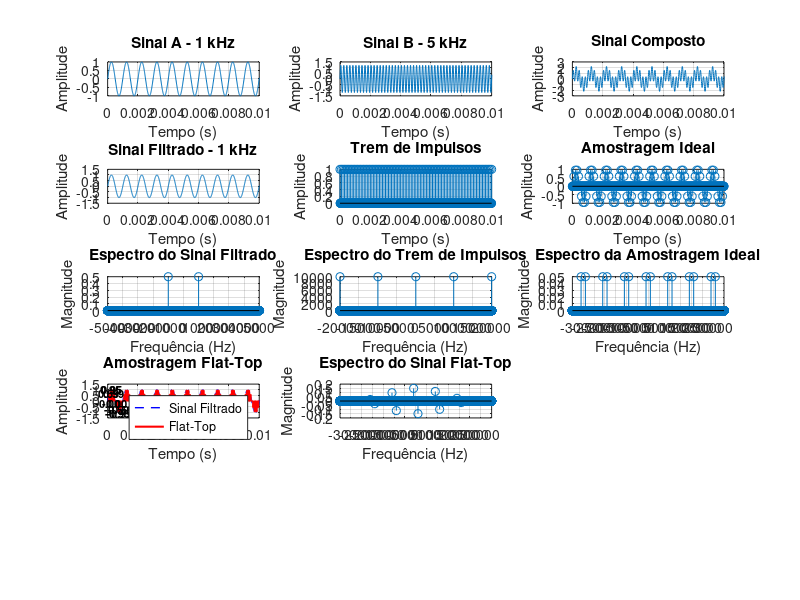

MATLAB code for this plot:
clear;
clc;
close all;

pkg load signal;


% ============================================================
% 1. FREQUÊNCIAS E PARÂMETROS DO SINAL
% ============================================================

f1 = 1e3;                   % Senoide desejada = 1 kHz
f2 = 5e3;                   % Segunda senoide = 5 kHz

A1 = 1.0;                   % Amplitude da senoide 1
A2 = 1.2;                   % Amplitude da senoide 2


% ============================================================
% 2. SIMULAÇÃO DO SINAL ANALÓGICO
% ============================================================

fAnalog = 1e5;              % Frequência usada para simular o analógico
Ta = 1/fAnalog;             % Período da simulação analógica

tempoTotal = 1;             % Tempo total da simulação
t = 0:Ta:tempoTotal-Ta;

nPAnalog = length(t);


% ============================================================
% 3. FREQUÊNCIA DE AMOSTRAGEM
% ============================================================

fs = 10e3;                  % Frequência de amostragem
Ts = 1/fs;                  % Período de amostragem

fNyquist = fs/2;

fCorte = 2e3;


% ============================================================
% 4. SENOIDE A
% ============================================================

sinalA = A1*sin(2*pi*f1*t);


figure;

subplot(5,3,1);

plot(t, sinalA);

grid on;

xlabel('Tempo (s)');
ylabel('Amplitude');

title('Sinal A - 1 kHz');

xlim([0 0.01]);


% ============================================================
% 5. SENOIDE B
% ============================================================

sinalB = A2*sin(2*pi*f2*t);


subplot(5,3,2);

plot(t, sinalB);

grid on;

xlabel('Tempo (s)');
ylabel('Amplitude');

title('Sinal B - 5 kHz');

xlim([0 0.01]);


% ============================================================
% 6. SINAL COMPOSTO
% ============================================================

sinalComposto = sinalA + sinalB;


subplot(5,3,3);

plot(t, sinalComposto);

grid on;

xlabel('Tempo (s)');
ylabel('Amplitude');

title('Sinal Composto');

xlim([0 0.01]);


% ============================================================
% 7. FILTRO IDEAL PASSA-BAIXA
% ============================================================

filtroIdeal = zeros(1, nPAnalog);

for i = 1:nPAnalog

    fAtual = (i - 1) * (fAnalog / nPAnalog);

    % Mantém:
    % frequências positivas abaixo do corte
    % e suas correspondentes negativas

    if fAtual <= fCorte || ...
       fAtual >= (fAnalog - fCorte)

        filtroIdeal(i) = 1;

    else

        filtroIdeal(i) = 0;

    end

end


% ============================================================
% 8. SINAL FILTRADO
% ============================================================

sinalCompostoFFT = fft(sinalComposto);

sinalFiltradoFFT = ...
    sinalCompostoFFT .* filtroIdeal;

sinalFiltrado = ...
    real(ifft(sinalFiltradoFFT));


subplot(5,3,4);

plot(t, sinalFiltrado);

grid on;

xlabel('Tempo (s)');
ylabel('Amplitude');

title('Sinal Filtrado - 1 kHz');

xlim([0 0.01]);


% ============================================================
% 9. TREM DE IMPULSOS - AMOSTRAGEM IDEAL
% ============================================================

kPasso = round(Ts/Ta);

tremImpulsos = zeros(1, nPAnalog);

tremImpulsos(1:kPasso:end) = 1/Ta;


subplot(5,3,5);

stem(t, tremImpulsos*Ta);

grid on;

xlabel('Tempo (s)');
ylabel('Amplitude');

title('Trem de Impulsos');

xlim([0 0.01]);


% ============================================================
% 10. AMOSTRAGEM IDEAL
% ============================================================

sinalAmostradoIdeal = ...
    sinalFiltrado .* (tremImpulsos*Ta);


subplot(5,3,6);

stem(t, sinalAmostradoIdeal);

grid on;

xlabel('Tempo (s)');
ylabel('Amplitude');

title('Amostragem Ideal');

xlim([0 0.01]);


% ============================================================
% 11. ESPECTRO DO SINAL FILTRADO
% ============================================================

f = (-nPAnalog/2 : nPAnalog/2 - 1) ...
    * (fAnalog/nPAnalog);

sinalFiltradoFFT = ...
    fftshift(fft(sinalFiltrado)) / nPAnalog;


subplot(5,3,7);

stem(f, abs(sinalFiltradoFFT));

grid on;

xlabel('Frequência (Hz)');
ylabel('Magnitude');

title('Espectro do Sinal Filtrado');

xlim([-5000 5000]);

xticks(-5000:1000:5000);


% ============================================================
% 12. ESPECTRO DO TREM DE IMPULSOS
% ============================================================

tremImpulsosFFT = ...
    fftshift(fft(tremImpulsos)) / nPAnalog;


subplot(5,3,8);

stem(f, abs(tremImpulsosFFT));

grid on;

xlabel('Frequência (Hz)');
ylabel('Magnitude');

title('Espectro do Trem de Impulsos');

xlim([-20000 20000]);

xticks(-20000:5000:20000);


% ============================================================
% 13. ESPECTRO DA AMOSTRAGEM IDEAL
% ============================================================

sinalAmostradoIdealFFT = ...
    fftshift(fft(sinalAmostradoIdeal)) / nPAnalog;


subplot(5,3,9);

stem(f, abs(sinalAmostradoIdealFFT));

grid on;

xlabel('Frequência (Hz)');
ylabel('Magnitude');

title('Espectro da Amostragem Ideal');

xlim([-35000 35000]);

xticks(-30000:5000:30000);


% ============================================================
% ============================================================
%                  FLAT-TOP
% ============================================================
% ============================================================


% ============================================================
% 14. LARGURA DO TOPO PLANO
% ============================================================

% Vamos utilizar um pulso com duração de 1/3 de Ts.

d = Ts/3;

% Número de pontos da simulação analógica correspondentes
% à largura do pulso

numPontosPulso = round(d/Ta);

% Largura REAL obtida após a discretização

dReal = numPontosPulso * Ta;


fprintf('\n========================================\n');
fprintf('PARAMETROS DA AMOSTRAGEM FLAT-TOP\n');
fprintf('========================================\n');

fprintf('fs = %.2f Hz\n', fs);
fprintf('Ts = %.6e s\n', Ts);

fprintf('d ideal = %.6e s\n', d);

fprintf('d real  = %.6e s\n', dReal);

fprintf('Pontos por periodo Ts = %d\n', kPasso);

fprintf('Pontos do pulso = %d\n', numPontosPulso);

fprintf('Duty Cycle real = %.2f %%\n', ...
        100*dReal/Ts);


% ============================================================
% 15. OBTENDO AS AMOSTRAS
% ============================================================

% Os valores das amostras são exatamente aqueles obtidos
% nos instantes nTs.

amostras = sinalFiltrado(1:kPasso:end);


% ============================================================
% 16. CONSTRUÇÃO DO PULSO RETANGULAR
% ============================================================

% Durante d:
% valor = 1
%
% Após d até completar Ts:
% valor = 0

pulsoFlatTop = [ ...
    ones(1, numPontosPulso), ...
    zeros(1, kPasso - numPontosPulso) ...
];


% ============================================================
% 17. CONSTRUÇÃO DO SINAL FLAT-TOP
% ============================================================

% Cada amostra é mantida constante durante d.

sinalAmostradoFlatTop = ...
    kron(amostras, pulsoFlatTop);


% Ajuste para garantir que o vetor tenha
% exatamente o mesmo tamanho do sinal original.

sinalAmostradoFlatTop = ...
    sinalAmostradoFlatTop(1:nPAnalog);


% ============================================================
% 18. GRÁFICO DO FLAT-TOP
% ============================================================

subplot(5,3,10);

plot(t, sinalFiltrado, 'b--', 'LineWidth', 1);

hold on;

stairs(t, ...
       sinalAmostradoFlatTop, ...
       'r', ...
       'LineWidth', 1.5);

grid on;

xlabel('Tempo (s)');
ylabel('Amplitude');

title('Amostragem Flat-Top');

legend('Sinal Filtrado', ...
       'Flat-Top');

xlim([0 0.01]);


% ============================================================
% 19. MOSTRAR AS AMOSTRAS NUMERICAMENTE
% ============================================================

temposAmostra = t(1:kPasso:end);

% Mostrar somente as primeiras 10 amostras

numMostrar = min(10, length(amostras));

for i = 1:numMostrar

    if amostras(i) >= 0

        deslocamento = 0.15;

    else

        deslocamento = -0.15;

    end

    text( ...
        temposAmostra(i), ...
        amostras(i) + deslocamento, ...
        sprintf('%.2f', amostras(i)), ...
        'HorizontalAlignment', 'center', ...
        'FontSize', 8, ...
        'FontWeight', 'bold');

end


% ============================================================
% 20. ESPECTRO DO SINAL FLAT-TOP
% ============================================================

sinalAmostradoFlatTopFFT = ...
    fftshift(fft(sinalAmostradoFlatTop)) / nPAnalog;


subplot(5,3,11);

stem(f, ...
     imag(sinalAmostradoFlatTopFFT));

grid on;

xlabel('Frequência (Hz)');
ylabel('Magnitude');

title('Espectro do Sinal Flat-Top');

xlim([-35000 35000]);

xticks(-30000:5000:30000);

% ============================================================
% 23. INFORMAÇÕES DAS AMOSTRAS
% ============================================================

fprintf('\n========================================\n');
fprintf('PRIMEIRAS AMOSTRAS\n');
fprintf('========================================\n');

numMostrar = min(10, length(amostras));

for i = 1:numMostrar

    fprintf( ...
        'n = %d | t = %.6f ms | x[n] = %.4f\n', ...
        i-1, ...
        temposAmostra(i)*1000, ...
        amostras(i));

end


fprintf('\n========================================\n');
fprintf('FIM DA SIMULACAO\n');
fprintf('========================================\n');
